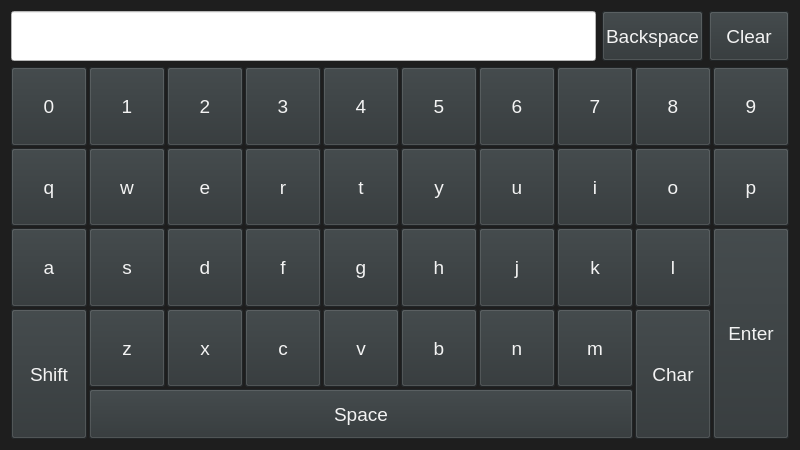
<?xml version="1.0" encoding="UTF-8"?>
<ui version="4.0">
 <class>KeyboardDialog</class>
 <widget class="QDialog" name="KeyboardDialog">
  <property name="geometry">
   <rect>
    <x>0</x>
    <y>0</y>
    <width>800</width>
    <height>450</height>
   </rect>
  </property>
  <property name="sizePolicy">
   <sizepolicy hsizetype="Preferred" vsizetype="Preferred">
    <horstretch>0</horstretch>
    <verstretch>0</verstretch>
   </sizepolicy>
  </property>
  <property name="windowTitle">
   <string notr="true">Keyboard</string>
  </property>
  <property name="styleSheet">
   <string notr="true">background-color: rgb(30, 30, 30);</string>
  </property>
  <layout class="QVBoxLayout" name="verticalLayout">
   <item>
    <layout class="QHBoxLayout" name="horizontalLayout">
     <item>
      <widget class="QLineEdit" name="lineEdit">
       <property name="minimumSize">
        <size>
         <width>0</width>
         <height>50</height>
        </size>
       </property>
       <property name="font">
        <font>
         <pointsize>14</pointsize>
        </font>
       </property>
       <property name="styleSheet">
        <string notr="true">color: rgb(0, 0, 0);
background-color: rgb(255, 255, 255);</string>
       </property>
      </widget>
     </item>
     <item>
      <widget class="QPushButton" name="backButton">
       <property name="minimumSize">
        <size>
         <width>0</width>
         <height>50</height>
        </size>
       </property>
       <property name="font">
        <font>
         <pointsize>14</pointsize>
        </font>
       </property>
       <property name="focusPolicy">
        <enum>Qt::NoFocus</enum>
       </property>
       <property name="styleSheet">
        <string notr="true">background-color: rgb(46, 52, 54);
color: rgb(243, 243, 243);</string>
       </property>
       <property name="text">
        <string>Backspace</string>
       </property>
      </widget>
     </item>
     <item>
      <widget class="QPushButton" name="clear">
       <property name="minimumSize">
        <size>
         <width>0</width>
         <height>50</height>
        </size>
       </property>
       <property name="font">
        <font>
         <pointsize>14</pointsize>
        </font>
       </property>
       <property name="focusPolicy">
        <enum>Qt::NoFocus</enum>
       </property>
       <property name="styleSheet">
        <string notr="true">background-color: rgb(46, 52, 54);
color: rgb(243, 243, 243);</string>
       </property>
       <property name="text">
        <string>Clear</string>
       </property>
      </widget>
     </item>
    </layout>
   </item>
   <item>
    <layout class="QGridLayout" name="gridLayout">
     <property name="spacing">
      <number>2</number>
     </property>
     <item row="1" column="0">
      <widget class="QPushButton" name="Buttonq">
       <property name="sizePolicy">
        <sizepolicy hsizetype="Expanding" vsizetype="Expanding">
         <horstretch>0</horstretch>
         <verstretch>0</verstretch>
        </sizepolicy>
       </property>
       <property name="minimumSize">
        <size>
         <width>20</width>
         <height>0</height>
        </size>
       </property>
       <property name="font">
        <font>
         <pointsize>14</pointsize>
        </font>
       </property>
       <property name="focusPolicy">
        <enum>Qt::NoFocus</enum>
       </property>
       <property name="styleSheet">
        <string notr="true">background-color: rgb(46, 52, 54);
color: rgb(243, 243, 243);</string>
       </property>
       <property name="text">
        <string>q</string>
       </property>
      </widget>
     </item>
     <item row="1" column="1">
      <widget class="QPushButton" name="Buttonw">
       <property name="sizePolicy">
        <sizepolicy hsizetype="Expanding" vsizetype="Expanding">
         <horstretch>0</horstretch>
         <verstretch>0</verstretch>
        </sizepolicy>
       </property>
       <property name="minimumSize">
        <size>
         <width>20</width>
         <height>0</height>
        </size>
       </property>
       <property name="font">
        <font>
         <pointsize>14</pointsize>
        </font>
       </property>
       <property name="focusPolicy">
        <enum>Qt::NoFocus</enum>
       </property>
       <property name="styleSheet">
        <string notr="true">background-color: rgb(46, 52, 54);
color: rgb(243, 243, 243);</string>
       </property>
       <property name="text">
        <string>w</string>
       </property>
      </widget>
     </item>
     <item row="1" column="2">
      <widget class="QPushButton" name="Buttone">
       <property name="sizePolicy">
        <sizepolicy hsizetype="Expanding" vsizetype="Expanding">
         <horstretch>0</horstretch>
         <verstretch>0</verstretch>
        </sizepolicy>
       </property>
       <property name="minimumSize">
        <size>
         <width>20</width>
         <height>0</height>
        </size>
       </property>
       <property name="font">
        <font>
         <pointsize>14</pointsize>
        </font>
       </property>
       <property name="focusPolicy">
        <enum>Qt::NoFocus</enum>
       </property>
       <property name="styleSheet">
        <string notr="true">background-color: rgb(46, 52, 54);
color: rgb(243, 243, 243);</string>
       </property>
       <property name="text">
        <string>e</string>
       </property>
      </widget>
     </item>
     <item row="1" column="3">
      <widget class="QPushButton" name="Buttonr">
       <property name="sizePolicy">
        <sizepolicy hsizetype="Expanding" vsizetype="Expanding">
         <horstretch>0</horstretch>
         <verstretch>0</verstretch>
        </sizepolicy>
       </property>
       <property name="minimumSize">
        <size>
         <width>20</width>
         <height>0</height>
        </size>
       </property>
       <property name="font">
        <font>
         <pointsize>14</pointsize>
        </font>
       </property>
       <property name="focusPolicy">
        <enum>Qt::NoFocus</enum>
       </property>
       <property name="styleSheet">
        <string notr="true">background-color: rgb(46, 52, 54);
color: rgb(243, 243, 243);</string>
       </property>
       <property name="text">
        <string>r</string>
       </property>
      </widget>
     </item>
     <item row="1" column="4">
      <widget class="QPushButton" name="Buttont">
       <property name="sizePolicy">
        <sizepolicy hsizetype="Expanding" vsizetype="Expanding">
         <horstretch>0</horstretch>
         <verstretch>0</verstretch>
        </sizepolicy>
       </property>
       <property name="minimumSize">
        <size>
         <width>20</width>
         <height>0</height>
        </size>
       </property>
       <property name="font">
        <font>
         <pointsize>14</pointsize>
        </font>
       </property>
       <property name="focusPolicy">
        <enum>Qt::NoFocus</enum>
       </property>
       <property name="styleSheet">
        <string notr="true">background-color: rgb(46, 52, 54);
color: rgb(243, 243, 243);</string>
       </property>
       <property name="text">
        <string>t</string>
       </property>
      </widget>
     </item>
     <item row="1" column="5">
      <widget class="QPushButton" name="Buttony">
       <property name="sizePolicy">
        <sizepolicy hsizetype="Expanding" vsizetype="Expanding">
         <horstretch>0</horstretch>
         <verstretch>0</verstretch>
        </sizepolicy>
       </property>
       <property name="minimumSize">
        <size>
         <width>20</width>
         <height>0</height>
        </size>
       </property>
       <property name="font">
        <font>
         <pointsize>14</pointsize>
        </font>
       </property>
       <property name="focusPolicy">
        <enum>Qt::NoFocus</enum>
       </property>
       <property name="styleSheet">
        <string notr="true">background-color: rgb(46, 52, 54);
color: rgb(243, 243, 243);</string>
       </property>
       <property name="text">
        <string>y</string>
       </property>
      </widget>
     </item>
     <item row="1" column="6">
      <widget class="QPushButton" name="Buttonu">
       <property name="sizePolicy">
        <sizepolicy hsizetype="Expanding" vsizetype="Expanding">
         <horstretch>0</horstretch>
         <verstretch>0</verstretch>
        </sizepolicy>
       </property>
       <property name="minimumSize">
        <size>
         <width>20</width>
         <height>0</height>
        </size>
       </property>
       <property name="font">
        <font>
         <pointsize>14</pointsize>
        </font>
       </property>
       <property name="focusPolicy">
        <enum>Qt::NoFocus</enum>
       </property>
       <property name="styleSheet">
        <string notr="true">background-color: rgb(46, 52, 54);
color: rgb(243, 243, 243);</string>
       </property>
       <property name="text">
        <string>u</string>
       </property>
      </widget>
     </item>
     <item row="1" column="7">
      <widget class="QPushButton" name="Buttoni">
       <property name="sizePolicy">
        <sizepolicy hsizetype="Expanding" vsizetype="Expanding">
         <horstretch>0</horstretch>
         <verstretch>0</verstretch>
        </sizepolicy>
       </property>
       <property name="minimumSize">
        <size>
         <width>20</width>
         <height>0</height>
        </size>
       </property>
       <property name="font">
        <font>
         <pointsize>14</pointsize>
        </font>
       </property>
       <property name="focusPolicy">
        <enum>Qt::NoFocus</enum>
       </property>
       <property name="styleSheet">
        <string notr="true">background-color: rgb(46, 52, 54);
color: rgb(243, 243, 243);</string>
       </property>
       <property name="text">
        <string>i</string>
       </property>
      </widget>
     </item>
     <item row="1" column="8">
      <widget class="QPushButton" name="Buttono">
       <property name="sizePolicy">
        <sizepolicy hsizetype="Expanding" vsizetype="Expanding">
         <horstretch>0</horstretch>
         <verstretch>0</verstretch>
        </sizepolicy>
       </property>
       <property name="minimumSize">
        <size>
         <width>20</width>
         <height>0</height>
        </size>
       </property>
       <property name="font">
        <font>
         <pointsize>14</pointsize>
        </font>
       </property>
       <property name="focusPolicy">
        <enum>Qt::NoFocus</enum>
       </property>
       <property name="styleSheet">
        <string notr="true">background-color: rgb(46, 52, 54);
color: rgb(243, 243, 243);</string>
       </property>
       <property name="text">
        <string>o</string>
       </property>
      </widget>
     </item>
     <item row="3" column="1">
      <widget class="QPushButton" name="Buttons">
       <property name="sizePolicy">
        <sizepolicy hsizetype="Expanding" vsizetype="Expanding">
         <horstretch>0</horstretch>
         <verstretch>0</verstretch>
        </sizepolicy>
       </property>
       <property name="minimumSize">
        <size>
         <width>20</width>
         <height>0</height>
        </size>
       </property>
       <property name="font">
        <font>
         <pointsize>14</pointsize>
        </font>
       </property>
       <property name="focusPolicy">
        <enum>Qt::NoFocus</enum>
       </property>
       <property name="styleSheet">
        <string notr="true">background-color: rgb(46, 52, 54);
color: rgb(243, 243, 243);</string>
       </property>
       <property name="text">
        <string>s</string>
       </property>
      </widget>
     </item>
     <item row="3" column="2">
      <widget class="QPushButton" name="Buttond">
       <property name="sizePolicy">
        <sizepolicy hsizetype="Expanding" vsizetype="Expanding">
         <horstretch>0</horstretch>
         <verstretch>0</verstretch>
        </sizepolicy>
       </property>
       <property name="minimumSize">
        <size>
         <width>20</width>
         <height>0</height>
        </size>
       </property>
       <property name="font">
        <font>
         <pointsize>14</pointsize>
        </font>
       </property>
       <property name="focusPolicy">
        <enum>Qt::NoFocus</enum>
       </property>
       <property name="styleSheet">
        <string notr="true">background-color: rgb(46, 52, 54);
color: rgb(243, 243, 243);</string>
       </property>
       <property name="text">
        <string>d</string>
       </property>
      </widget>
     </item>
     <item row="3" column="3">
      <widget class="QPushButton" name="Buttonf">
       <property name="sizePolicy">
        <sizepolicy hsizetype="Expanding" vsizetype="Expanding">
         <horstretch>0</horstretch>
         <verstretch>0</verstretch>
        </sizepolicy>
       </property>
       <property name="minimumSize">
        <size>
         <width>20</width>
         <height>0</height>
        </size>
       </property>
       <property name="font">
        <font>
         <pointsize>14</pointsize>
        </font>
       </property>
       <property name="focusPolicy">
        <enum>Qt::NoFocus</enum>
       </property>
       <property name="styleSheet">
        <string notr="true">background-color: rgb(46, 52, 54);
color: rgb(243, 243, 243);</string>
       </property>
       <property name="text">
        <string>f</string>
       </property>
      </widget>
     </item>
     <item row="3" column="4">
      <widget class="QPushButton" name="Buttong">
       <property name="sizePolicy">
        <sizepolicy hsizetype="Expanding" vsizetype="Expanding">
         <horstretch>0</horstretch>
         <verstretch>0</verstretch>
        </sizepolicy>
       </property>
       <property name="minimumSize">
        <size>
         <width>20</width>
         <height>0</height>
        </size>
       </property>
       <property name="font">
        <font>
         <pointsize>14</pointsize>
        </font>
       </property>
       <property name="focusPolicy">
        <enum>Qt::NoFocus</enum>
       </property>
       <property name="styleSheet">
        <string notr="true">background-color: rgb(46, 52, 54);
color: rgb(243, 243, 243);</string>
       </property>
       <property name="text">
        <string>g</string>
       </property>
      </widget>
     </item>
     <item row="3" column="5">
      <widget class="QPushButton" name="Buttonh">
       <property name="sizePolicy">
        <sizepolicy hsizetype="Expanding" vsizetype="Expanding">
         <horstretch>0</horstretch>
         <verstretch>0</verstretch>
        </sizepolicy>
       </property>
       <property name="minimumSize">
        <size>
         <width>20</width>
         <height>0</height>
        </size>
       </property>
       <property name="font">
        <font>
         <pointsize>14</pointsize>
        </font>
       </property>
       <property name="focusPolicy">
        <enum>Qt::NoFocus</enum>
       </property>
       <property name="styleSheet">
        <string notr="true">background-color: rgb(46, 52, 54);
color: rgb(243, 243, 243);</string>
       </property>
       <property name="text">
        <string>h</string>
       </property>
      </widget>
     </item>
     <item row="3" column="6">
      <widget class="QPushButton" name="Buttonj">
       <property name="sizePolicy">
        <sizepolicy hsizetype="Expanding" vsizetype="Expanding">
         <horstretch>0</horstretch>
         <verstretch>0</verstretch>
        </sizepolicy>
       </property>
       <property name="minimumSize">
        <size>
         <width>20</width>
         <height>0</height>
        </size>
       </property>
       <property name="font">
        <font>
         <pointsize>14</pointsize>
        </font>
       </property>
       <property name="focusPolicy">
        <enum>Qt::NoFocus</enum>
       </property>
       <property name="styleSheet">
        <string notr="true">background-color: rgb(46, 52, 54);
color: rgb(243, 243, 243);</string>
       </property>
       <property name="text">
        <string>j</string>
       </property>
      </widget>
     </item>
     <item row="3" column="8">
      <widget class="QPushButton" name="Buttonl">
       <property name="sizePolicy">
        <sizepolicy hsizetype="Expanding" vsizetype="Expanding">
         <horstretch>0</horstretch>
         <verstretch>0</verstretch>
        </sizepolicy>
       </property>
       <property name="minimumSize">
        <size>
         <width>20</width>
         <height>0</height>
        </size>
       </property>
       <property name="font">
        <font>
         <pointsize>14</pointsize>
        </font>
       </property>
       <property name="focusPolicy">
        <enum>Qt::NoFocus</enum>
       </property>
       <property name="styleSheet">
        <string notr="true">background-color: rgb(46, 52, 54);
color: rgb(243, 243, 243);</string>
       </property>
       <property name="text">
        <string>l</string>
       </property>
      </widget>
     </item>
     <item row="4" column="1">
      <widget class="QPushButton" name="Buttonz">
       <property name="sizePolicy">
        <sizepolicy hsizetype="Expanding" vsizetype="Expanding">
         <horstretch>0</horstretch>
         <verstretch>0</verstretch>
        </sizepolicy>
       </property>
       <property name="minimumSize">
        <size>
         <width>20</width>
         <height>0</height>
        </size>
       </property>
       <property name="font">
        <font>
         <pointsize>14</pointsize>
        </font>
       </property>
       <property name="focusPolicy">
        <enum>Qt::NoFocus</enum>
       </property>
       <property name="styleSheet">
        <string notr="true">background-color: rgb(46, 52, 54);
color: rgb(243, 243, 243);</string>
       </property>
       <property name="text">
        <string>z</string>
       </property>
      </widget>
     </item>
     <item row="4" column="2">
      <widget class="QPushButton" name="Buttonx">
       <property name="sizePolicy">
        <sizepolicy hsizetype="Expanding" vsizetype="Expanding">
         <horstretch>0</horstretch>
         <verstretch>0</verstretch>
        </sizepolicy>
       </property>
       <property name="minimumSize">
        <size>
         <width>20</width>
         <height>0</height>
        </size>
       </property>
       <property name="font">
        <font>
         <pointsize>14</pointsize>
        </font>
       </property>
       <property name="focusPolicy">
        <enum>Qt::NoFocus</enum>
       </property>
       <property name="styleSheet">
        <string notr="true">background-color: rgb(46, 52, 54);
color: rgb(243, 243, 243);</string>
       </property>
       <property name="text">
        <string>x</string>
       </property>
      </widget>
     </item>
     <item row="4" column="4">
      <widget class="QPushButton" name="Buttonv">
       <property name="sizePolicy">
        <sizepolicy hsizetype="Expanding" vsizetype="Expanding">
         <horstretch>0</horstretch>
         <verstretch>0</verstretch>
        </sizepolicy>
       </property>
       <property name="minimumSize">
        <size>
         <width>20</width>
         <height>0</height>
        </size>
       </property>
       <property name="font">
        <font>
         <pointsize>14</pointsize>
        </font>
       </property>
       <property name="focusPolicy">
        <enum>Qt::NoFocus</enum>
       </property>
       <property name="styleSheet">
        <string notr="true">background-color: rgb(46, 52, 54);
color: rgb(243, 243, 243);</string>
       </property>
       <property name="text">
        <string>v</string>
       </property>
      </widget>
     </item>
     <item row="4" column="5">
      <widget class="QPushButton" name="Buttonb">
       <property name="sizePolicy">
        <sizepolicy hsizetype="Expanding" vsizetype="Expanding">
         <horstretch>0</horstretch>
         <verstretch>0</verstretch>
        </sizepolicy>
       </property>
       <property name="minimumSize">
        <size>
         <width>20</width>
         <height>0</height>
        </size>
       </property>
       <property name="font">
        <font>
         <pointsize>14</pointsize>
        </font>
       </property>
       <property name="focusPolicy">
        <enum>Qt::NoFocus</enum>
       </property>
       <property name="styleSheet">
        <string notr="true">background-color: rgb(46, 52, 54);
color: rgb(243, 243, 243);</string>
       </property>
       <property name="text">
        <string>b</string>
       </property>
      </widget>
     </item>
     <item row="4" column="6">
      <widget class="QPushButton" name="Buttonn">
       <property name="sizePolicy">
        <sizepolicy hsizetype="Expanding" vsizetype="Expanding">
         <horstretch>0</horstretch>
         <verstretch>0</verstretch>
        </sizepolicy>
       </property>
       <property name="minimumSize">
        <size>
         <width>20</width>
         <height>0</height>
        </size>
       </property>
       <property name="font">
        <font>
         <pointsize>14</pointsize>
        </font>
       </property>
       <property name="focusPolicy">
        <enum>Qt::NoFocus</enum>
       </property>
       <property name="styleSheet">
        <string notr="true">background-color: rgb(46, 52, 54);
color: rgb(243, 243, 243);</string>
       </property>
       <property name="text">
        <string>n</string>
       </property>
      </widget>
     </item>
     <item row="4" column="7">
      <widget class="QPushButton" name="Buttonm">
       <property name="sizePolicy">
        <sizepolicy hsizetype="Expanding" vsizetype="Expanding">
         <horstretch>0</horstretch>
         <verstretch>0</verstretch>
        </sizepolicy>
       </property>
       <property name="minimumSize">
        <size>
         <width>20</width>
         <height>0</height>
        </size>
       </property>
       <property name="font">
        <font>
         <pointsize>14</pointsize>
        </font>
       </property>
       <property name="focusPolicy">
        <enum>Qt::NoFocus</enum>
       </property>
       <property name="styleSheet">
        <string notr="true">background-color: rgb(46, 52, 54);
color: rgb(243, 243, 243);</string>
       </property>
       <property name="text">
        <string>m</string>
       </property>
      </widget>
     </item>
     <item row="4" column="8" rowspan="2">
      <widget class="QPushButton" name="char_2">
       <property name="sizePolicy">
        <sizepolicy hsizetype="Expanding" vsizetype="Expanding">
         <horstretch>0</horstretch>
         <verstretch>0</verstretch>
        </sizepolicy>
       </property>
       <property name="minimumSize">
        <size>
         <width>20</width>
         <height>0</height>
        </size>
       </property>
       <property name="font">
        <font>
         <pointsize>14</pointsize>
        </font>
       </property>
       <property name="focusPolicy">
        <enum>Qt::NoFocus</enum>
       </property>
       <property name="styleSheet">
        <string notr="true">background-color: rgb(46, 52, 54);
color: rgb(243, 243, 243);</string>
       </property>
       <property name="text">
        <string>Char</string>
       </property>
       <property name="checkable">
        <bool>true</bool>
       </property>
       <property name="checked">
        <bool>false</bool>
       </property>
      </widget>
     </item>
     <item row="5" column="1" colspan="7">
      <widget class="QPushButton" name="space">
       <property name="minimumSize">
        <size>
         <width>20</width>
         <height>50</height>
        </size>
       </property>
       <property name="font">
        <font>
         <pointsize>14</pointsize>
        </font>
       </property>
       <property name="focusPolicy">
        <enum>Qt::NoFocus</enum>
       </property>
       <property name="styleSheet">
        <string notr="true">background-color: rgb(46, 52, 54);
color: rgb(243, 243, 243);</string>
       </property>
       <property name="text">
        <string>Space</string>
       </property>
      </widget>
     </item>
     <item row="0" column="0">
      <widget class="QPushButton" name="Button0">
       <property name="sizePolicy">
        <sizepolicy hsizetype="Expanding" vsizetype="Expanding">
         <horstretch>0</horstretch>
         <verstretch>0</verstretch>
        </sizepolicy>
       </property>
       <property name="minimumSize">
        <size>
         <width>20</width>
         <height>0</height>
        </size>
       </property>
       <property name="font">
        <font>
         <pointsize>14</pointsize>
        </font>
       </property>
       <property name="focusPolicy">
        <enum>Qt::NoFocus</enum>
       </property>
       <property name="styleSheet">
        <string notr="true">background-color: rgb(46, 52, 54);
color: rgb(243, 243, 243);</string>
       </property>
       <property name="text">
        <string>0</string>
       </property>
       <property name="autoDefault">
        <bool>false</bool>
       </property>
       <property name="default">
        <bool>false</bool>
       </property>
       <property name="flat">
        <bool>false</bool>
       </property>
      </widget>
     </item>
     <item row="0" column="1">
      <widget class="QPushButton" name="Button1">
       <property name="sizePolicy">
        <sizepolicy hsizetype="Expanding" vsizetype="Expanding">
         <horstretch>0</horstretch>
         <verstretch>0</verstretch>
        </sizepolicy>
       </property>
       <property name="minimumSize">
        <size>
         <width>20</width>
         <height>0</height>
        </size>
       </property>
       <property name="font">
        <font>
         <pointsize>14</pointsize>
        </font>
       </property>
       <property name="focusPolicy">
        <enum>Qt::NoFocus</enum>
       </property>
       <property name="styleSheet">
        <string notr="true">background-color: rgb(46, 52, 54);
color: rgb(243, 243, 243);</string>
       </property>
       <property name="text">
        <string>1</string>
       </property>
      </widget>
     </item>
     <item row="0" column="2">
      <widget class="QPushButton" name="Button2">
       <property name="sizePolicy">
        <sizepolicy hsizetype="Expanding" vsizetype="Expanding">
         <horstretch>0</horstretch>
         <verstretch>0</verstretch>
        </sizepolicy>
       </property>
       <property name="minimumSize">
        <size>
         <width>20</width>
         <height>0</height>
        </size>
       </property>
       <property name="font">
        <font>
         <pointsize>14</pointsize>
        </font>
       </property>
       <property name="focusPolicy">
        <enum>Qt::NoFocus</enum>
       </property>
       <property name="styleSheet">
        <string notr="true">background-color: rgb(46, 52, 54);
color: rgb(243, 243, 243);</string>
       </property>
       <property name="text">
        <string>2</string>
       </property>
      </widget>
     </item>
     <item row="0" column="3">
      <widget class="QPushButton" name="Button3">
       <property name="sizePolicy">
        <sizepolicy hsizetype="Expanding" vsizetype="Expanding">
         <horstretch>0</horstretch>
         <verstretch>0</verstretch>
        </sizepolicy>
       </property>
       <property name="minimumSize">
        <size>
         <width>20</width>
         <height>0</height>
        </size>
       </property>
       <property name="font">
        <font>
         <pointsize>14</pointsize>
        </font>
       </property>
       <property name="focusPolicy">
        <enum>Qt::NoFocus</enum>
       </property>
       <property name="styleSheet">
        <string notr="true">background-color: rgb(46, 52, 54);
color: rgb(243, 243, 243);</string>
       </property>
       <property name="text">
        <string>3</string>
       </property>
      </widget>
     </item>
     <item row="0" column="4">
      <widget class="QPushButton" name="Button4">
       <property name="sizePolicy">
        <sizepolicy hsizetype="Expanding" vsizetype="Expanding">
         <horstretch>0</horstretch>
         <verstretch>0</verstretch>
        </sizepolicy>
       </property>
       <property name="minimumSize">
        <size>
         <width>20</width>
         <height>0</height>
        </size>
       </property>
       <property name="font">
        <font>
         <pointsize>14</pointsize>
        </font>
       </property>
       <property name="focusPolicy">
        <enum>Qt::NoFocus</enum>
       </property>
       <property name="styleSheet">
        <string notr="true">background-color: rgb(46, 52, 54);
color: rgb(243, 243, 243);</string>
       </property>
       <property name="text">
        <string>4</string>
       </property>
      </widget>
     </item>
     <item row="0" column="5">
      <widget class="QPushButton" name="Button5">
       <property name="sizePolicy">
        <sizepolicy hsizetype="Expanding" vsizetype="Expanding">
         <horstretch>0</horstretch>
         <verstretch>0</verstretch>
        </sizepolicy>
       </property>
       <property name="minimumSize">
        <size>
         <width>20</width>
         <height>0</height>
        </size>
       </property>
       <property name="font">
        <font>
         <pointsize>14</pointsize>
        </font>
       </property>
       <property name="focusPolicy">
        <enum>Qt::NoFocus</enum>
       </property>
       <property name="styleSheet">
        <string notr="true">background-color: rgb(46, 52, 54);
color: rgb(243, 243, 243);</string>
       </property>
       <property name="text">
        <string>5</string>
       </property>
      </widget>
     </item>
     <item row="0" column="6">
      <widget class="QPushButton" name="Button6">
       <property name="sizePolicy">
        <sizepolicy hsizetype="Expanding" vsizetype="Expanding">
         <horstretch>0</horstretch>
         <verstretch>0</verstretch>
        </sizepolicy>
       </property>
       <property name="minimumSize">
        <size>
         <width>20</width>
         <height>0</height>
        </size>
       </property>
       <property name="font">
        <font>
         <pointsize>14</pointsize>
        </font>
       </property>
       <property name="focusPolicy">
        <enum>Qt::NoFocus</enum>
       </property>
       <property name="styleSheet">
        <string notr="true">background-color: rgb(46, 52, 54);
color: rgb(243, 243, 243);</string>
       </property>
       <property name="text">
        <string>6</string>
       </property>
      </widget>
     </item>
     <item row="0" column="7">
      <widget class="QPushButton" name="Button7">
       <property name="sizePolicy">
        <sizepolicy hsizetype="Expanding" vsizetype="Expanding">
         <horstretch>0</horstretch>
         <verstretch>0</verstretch>
        </sizepolicy>
       </property>
       <property name="minimumSize">
        <size>
         <width>20</width>
         <height>0</height>
        </size>
       </property>
       <property name="font">
        <font>
         <pointsize>14</pointsize>
        </font>
       </property>
       <property name="focusPolicy">
        <enum>Qt::NoFocus</enum>
       </property>
       <property name="styleSheet">
        <string notr="true">background-color: rgb(46, 52, 54);
color: rgb(243, 243, 243);</string>
       </property>
       <property name="text">
        <string>7</string>
       </property>
      </widget>
     </item>
     <item row="0" column="8">
      <widget class="QPushButton" name="Button8">
       <property name="sizePolicy">
        <sizepolicy hsizetype="Expanding" vsizetype="Expanding">
         <horstretch>0</horstretch>
         <verstretch>0</verstretch>
        </sizepolicy>
       </property>
       <property name="minimumSize">
        <size>
         <width>20</width>
         <height>0</height>
        </size>
       </property>
       <property name="font">
        <font>
         <pointsize>14</pointsize>
        </font>
       </property>
       <property name="focusPolicy">
        <enum>Qt::NoFocus</enum>
       </property>
       <property name="styleSheet">
        <string notr="true">background-color: rgb(46, 52, 54);
color: rgb(243, 243, 243);</string>
       </property>
       <property name="text">
        <string>8</string>
       </property>
      </widget>
     </item>
     <item row="0" column="9">
      <widget class="QPushButton" name="Button9">
       <property name="sizePolicy">
        <sizepolicy hsizetype="Expanding" vsizetype="Expanding">
         <horstretch>0</horstretch>
         <verstretch>0</verstretch>
        </sizepolicy>
       </property>
       <property name="minimumSize">
        <size>
         <width>20</width>
         <height>0</height>
        </size>
       </property>
       <property name="font">
        <font>
         <pointsize>14</pointsize>
        </font>
       </property>
       <property name="focusPolicy">
        <enum>Qt::NoFocus</enum>
       </property>
       <property name="styleSheet">
        <string notr="true">background-color: rgb(46, 52, 54);
color: rgb(243, 243, 243);</string>
       </property>
       <property name="text">
        <string>9</string>
       </property>
      </widget>
     </item>
     <item row="1" column="9">
      <widget class="QPushButton" name="Buttonp">
       <property name="sizePolicy">
        <sizepolicy hsizetype="Expanding" vsizetype="Expanding">
         <horstretch>0</horstretch>
         <verstretch>0</verstretch>
        </sizepolicy>
       </property>
       <property name="minimumSize">
        <size>
         <width>20</width>
         <height>0</height>
        </size>
       </property>
       <property name="font">
        <font>
         <pointsize>14</pointsize>
        </font>
       </property>
       <property name="focusPolicy">
        <enum>Qt::NoFocus</enum>
       </property>
       <property name="styleSheet">
        <string notr="true">background-color: rgb(46, 52, 54);
color: rgb(243, 243, 243);</string>
       </property>
       <property name="text">
        <string>p</string>
       </property>
      </widget>
     </item>
     <item row="3" column="9" rowspan="3">
      <widget class="QPushButton" name="enterButton">
       <property name="sizePolicy">
        <sizepolicy hsizetype="Expanding" vsizetype="Expanding">
         <horstretch>0</horstretch>
         <verstretch>0</verstretch>
        </sizepolicy>
       </property>
       <property name="minimumSize">
        <size>
         <width>20</width>
         <height>0</height>
        </size>
       </property>
       <property name="font">
        <font>
         <pointsize>14</pointsize>
        </font>
       </property>
       <property name="focusPolicy">
        <enum>Qt::NoFocus</enum>
       </property>
       <property name="styleSheet">
        <string notr="true">background-color: rgb(46, 52, 54);
color: rgb(243, 243, 243);</string>
       </property>
       <property name="text">
        <string>Enter</string>
       </property>
      </widget>
     </item>
     <item row="3" column="0">
      <widget class="QPushButton" name="Buttona">
       <property name="sizePolicy">
        <sizepolicy hsizetype="Expanding" vsizetype="Expanding">
         <horstretch>0</horstretch>
         <verstretch>0</verstretch>
        </sizepolicy>
       </property>
       <property name="minimumSize">
        <size>
         <width>20</width>
         <height>0</height>
        </size>
       </property>
       <property name="font">
        <font>
         <pointsize>14</pointsize>
        </font>
       </property>
       <property name="focusPolicy">
        <enum>Qt::NoFocus</enum>
       </property>
       <property name="styleSheet">
        <string notr="true">background-color: rgb(46, 52, 54);
color: rgb(243, 243, 243);</string>
       </property>
       <property name="text">
        <string>a</string>
       </property>
      </widget>
     </item>
     <item row="4" column="0" rowspan="2">
      <widget class="QPushButton" name="shift">
       <property name="sizePolicy">
        <sizepolicy hsizetype="Expanding" vsizetype="Expanding">
         <horstretch>0</horstretch>
         <verstretch>0</verstretch>
        </sizepolicy>
       </property>
       <property name="minimumSize">
        <size>
         <width>20</width>
         <height>0</height>
        </size>
       </property>
       <property name="font">
        <font>
         <pointsize>14</pointsize>
        </font>
       </property>
       <property name="focusPolicy">
        <enum>Qt::NoFocus</enum>
       </property>
       <property name="autoFillBackground">
        <bool>false</bool>
       </property>
       <property name="styleSheet">
        <string notr="true">background-color: rgb(46, 52, 54);
color: rgb(243, 243, 243);</string>
       </property>
       <property name="text">
        <string>Shift</string>
       </property>
       <property name="shortcut">
        <string/>
       </property>
       <property name="checkable">
        <bool>false</bool>
       </property>
      </widget>
     </item>
     <item row="4" column="3">
      <widget class="QPushButton" name="Buttonc">
       <property name="sizePolicy">
        <sizepolicy hsizetype="Expanding" vsizetype="Expanding">
         <horstretch>0</horstretch>
         <verstretch>0</verstretch>
        </sizepolicy>
       </property>
       <property name="minimumSize">
        <size>
         <width>20</width>
         <height>0</height>
        </size>
       </property>
       <property name="font">
        <font>
         <pointsize>14</pointsize>
        </font>
       </property>
       <property name="focusPolicy">
        <enum>Qt::NoFocus</enum>
       </property>
       <property name="styleSheet">
        <string notr="true">background-color: rgb(46, 52, 54);
color: rgb(243, 243, 243);</string>
       </property>
       <property name="text">
        <string>c</string>
       </property>
      </widget>
     </item>
     <item row="3" column="7">
      <widget class="QPushButton" name="Buttonk">
       <property name="sizePolicy">
        <sizepolicy hsizetype="Expanding" vsizetype="Expanding">
         <horstretch>0</horstretch>
         <verstretch>0</verstretch>
        </sizepolicy>
       </property>
       <property name="minimumSize">
        <size>
         <width>20</width>
         <height>0</height>
        </size>
       </property>
       <property name="font">
        <font>
         <pointsize>14</pointsize>
        </font>
       </property>
       <property name="focusPolicy">
        <enum>Qt::NoFocus</enum>
       </property>
       <property name="styleSheet">
        <string notr="true">background-color: rgb(46, 52, 54);
color: rgb(243, 243, 243);</string>
       </property>
       <property name="text">
        <string>k</string>
       </property>
      </widget>
     </item>
    </layout>
   </item>
  </layout>
 </widget>
 <resources/>
 <connections/>
</ui>
